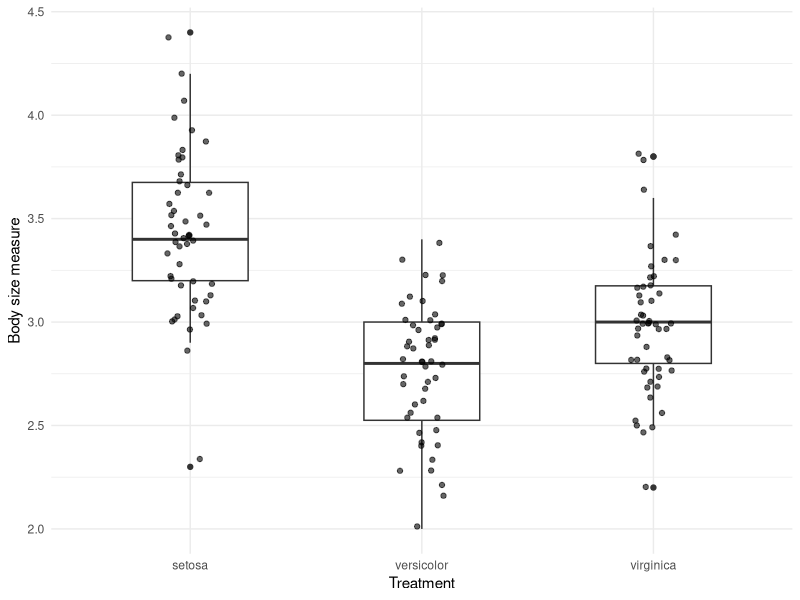

Reproduce this figure in R. (Note: this script raises an error after producing the figure.)
## ---- chunk 1
knitr::opts_chunk$set(echo = TRUE)
## ---- chunk 2
library(tidyverse)
library(testthat)
## ---- chunk 3

#' Quick boxplot and summary statistics 
#'
#' 'box_and_stats()' returns a boxplot and summary statistics (max, min, mean, median, standard deviation) for a dataset which contains categorical treatment groups and a measured numeric variable. This function was made to assess the body size of insects (or any measured numeric variable) from different experimental growth treatments. 
#'
#' @param data a tidy data set. The data must be 'tidy' for this function to work, so each column must be a variable, each row must be a unique observation, and each cell must contain a single value.
#' @param x a column which contains different categorical treatments, and can be characters or factors. These are the treatments groups the measured variable will be divided into for analyses. The presence of NA values is permitted, however they will be removed for analyses. 
#' @param y a column which contains the measured numeric variable. This is dependent variable the summary statistics will be calculated from. The presence of NA values is permitted, however they will be removed for analyses. 
#' @return This function will return two items. The first item being a boxplot displaying the data from the numeric measured variable grouped by the identified treatments. The second item is a tibble containing 6 columns: 1 column containing the different treatments, and 5 columns for the minimum, maximum, mean, median, and standard deviation for the measured variable from each treatment. 

box_and_stats <- function(data, x, y) {
  
   x_data_check <- dplyr::summarise(data,
                                   is_character_x = is.character({{x}}) | is.factor({{x}}),
                                   class_x = class({{x}}))
  if(!x_data_check$is_character_x) {
    stop("Selected x-column is not character or factor, column is:", x_data_check$class_x)}
   
   y_data_check <- dplyr::summarise(data,
                                   is_numeric_y = is.numeric({{y}}),
                                   class_y = class({{y}}))
  if(!y_data_check$is_numeric_y) {
    stop("Selected y-column is not numeric, column is:", y_data_check$class_y)}
  
  data_to_analyze <- data %>%
    dplyr::mutate(fun_treatment = as.factor({{x}})) %>%
    dplyr::mutate(fun_bodysize = as.numeric({{y}})) %>%
    dplyr::filter(fun_treatment != "NA") %>%
    dplyr::filter(fun_bodysize != "NA")
  
  quick_boxplot <- data_to_analyze %>%
    ggplot(mapping= aes(x=fun_treatment, y=fun_bodysize))+ 
    geom_boxplot(mapping =aes(x=fun_treatment,y=fun_bodysize),width=0.5)+
    geom_jitter(mapping =aes(x=fun_treatment, y=fun_bodysize), width = 0.1, alpha = 0.6)+
    theme_minimal()+
    ylab("Body size measure") +
    xlab("Treatment")
    
  quick_stats <- data_to_analyze %>%
    dplyr::group_by(fun_treatment) %>%
    dplyr::summarize(min = min(fun_bodysize),
                     max = max(fun_bodysize),
                     mean = mean(fun_bodysize),
                     median = median(fun_bodysize),
                     SD = sd(fun_bodysize))
  
  quick_results <- list(quick_boxplot, quick_stats)
                     
  return(quick_results)
  
}
## ---- chunk 4
box_and_stats(iris, Species, Sepal.Width)
## ---- chunk 5
box_and_stats(mtcars, cyl, wt)
## ---- chunk 6

mtcars_new <- mtcars %>%
  mutate_at(vars(cyl), factor)

box_and_stats(mtcars_new, cyl, wt)

## ---- chunk 7
